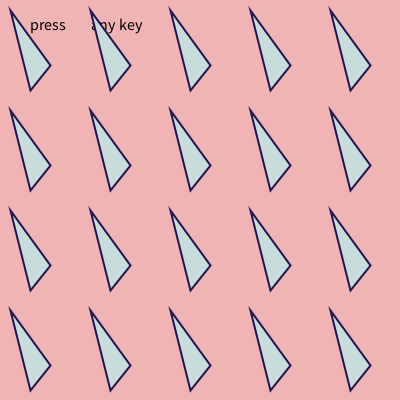
Frame 1 (no input)
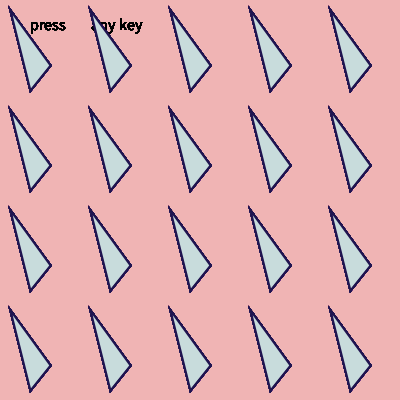
Frame 60 (the mouse pressed at the canvas centre just before this capture)
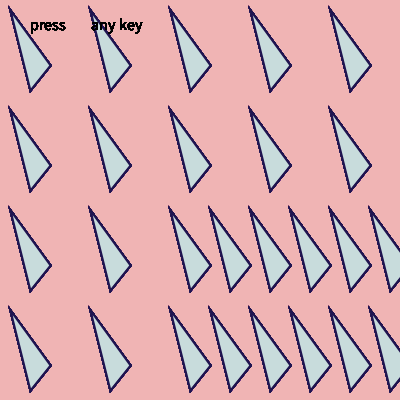
Frame 120 (the mouse held since frame 60 and released just before this capture)

The Processing sketch that drew these frames (run headless with seeded random() and noise(); from frame 60 on, the mouse is pressed at the canvas centre):

// Processing sketch: processing_137648
// ── processing_137648.pde

int repeat = 5;
boolean keypressed = false;
void setup(){
  size(400,400);
  background(240,180,180);
  stroke(32,20,80);
  fill(200,220,220);
  strokeWeight(2);
  smooth();
}
  
  void draw(){
    textSize(16);
    fill(0);
    text("press        any key", 30, 30); 
    fill(200,220,220);

  for(int r=0; r < 4; r++){
    pushMatrix();
    for(int i=0; i< repeat; i++){
       figure();
       translate(80,0);
    }
    popMatrix();
    translate(0,100);
  }  
  }
  void figure(){
    if(keypressed==false){
    triangle(10+mouseX,10+mouseY,50+mouseX,65+mouseY,30+mouseX,90+mouseY);
    }else{
      rotate(PI*1000/mouseX);
      triangle(10+mouseX,10+mouseY,50+mouseX,65+mouseY,30+mouseX,90+mouseY);
    }
  }
  
  
  void keyPressed() {
  keypressed = !keypressed;
}
